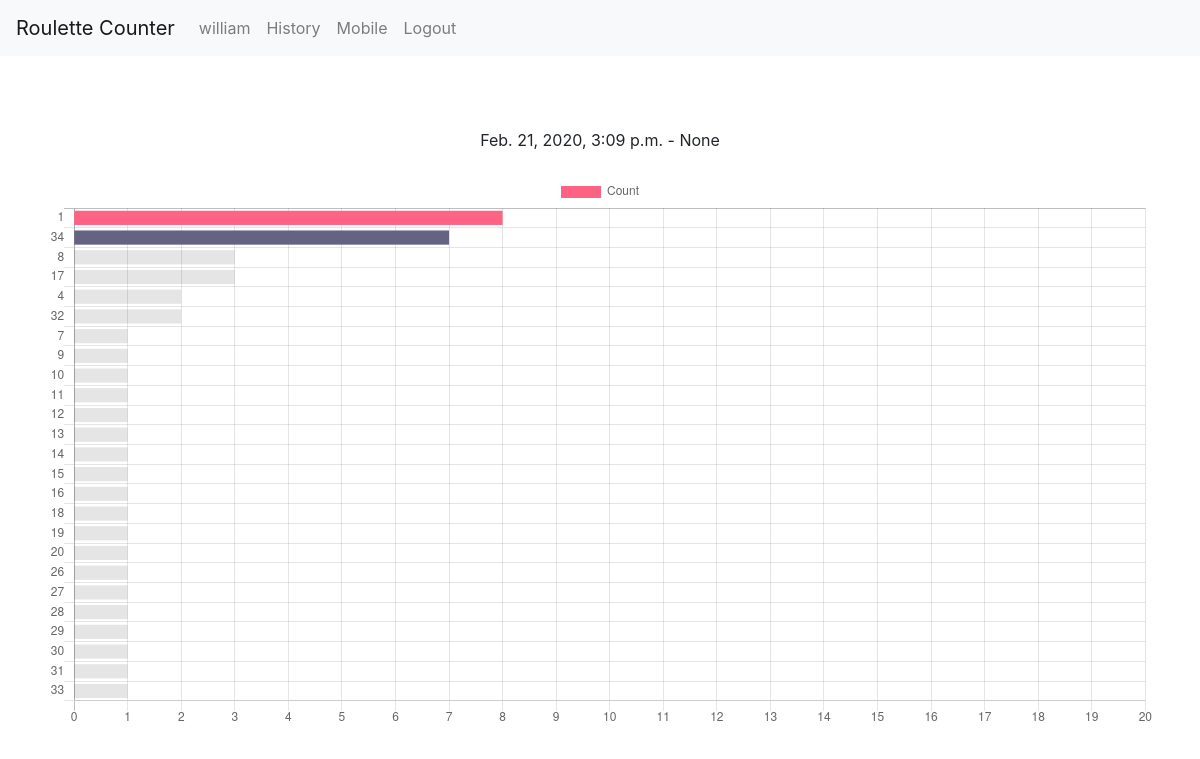
Before: /history (signed in) with the older database file.
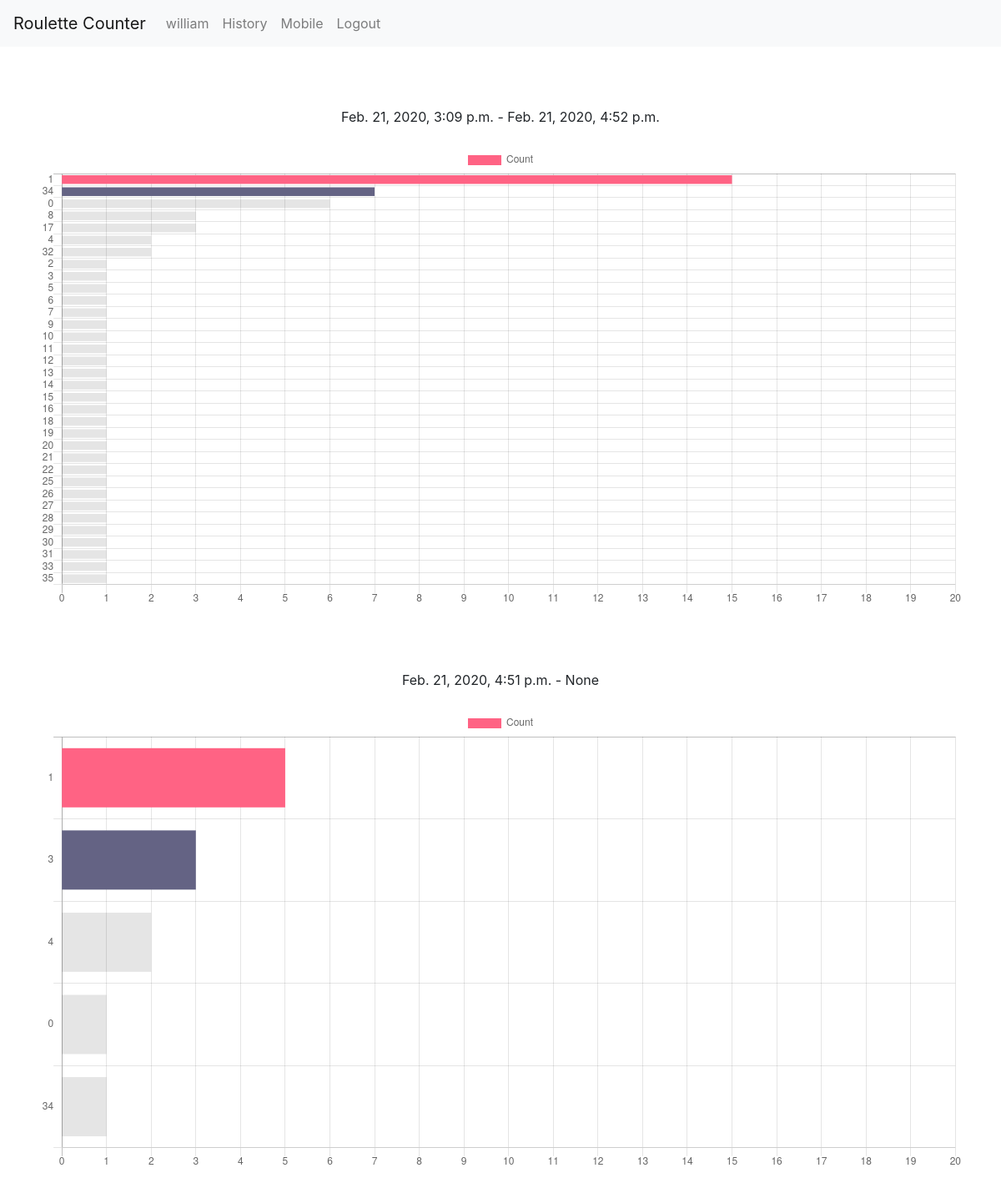
After: the same page with the newer database file.
### roulettecounter/models.py (models this page shows, shortened)
class Session(models.Model):
    date_start = models.DateTimeField()
    date_end = models.DateTimeField(null=True, default=None)
    user = models.ForeignKey(User, null=True, on_delete=models.CASCADE)
    board_stat = models.ForeignKey(BoardStat, null=True, on_delete=models.CASCADE)
    '''
    Returns the current session, otherwise returns None if we're currently not in a session
    '''

### roulettecounter/views.py (the view)
# urls.py: path('history', views.history_request, name="history"),
def history_request(request):
    if not request.user.is_authenticated:
        messages.error(request, "Must be logged in to show history.")
        return redirect("roulettecounter:home")
    context = {}
    context["sessions"] = []
    sessions = Session.objects.filter(user=get_user(request)).order_by('-date_end')
    for session in sessions:
        labels, data = get_hot_numbers(request, session)
        context["sessions"].append([session, labels, data])
        print(labels)
        print(data)
    return render(request=request, template_name="roulettecounter/history.html", context=context)

### roulettecounter/views.py (called while the page is built)
def get_hot_numbers(request, session, limit=37):
    hot_numbers = []
    for number_stat in NumberStat.objects.filter(session=session):
        if number_stat.appearances > 0:
            hot_numbers.append((number_stat.number, number_stat.appearances))
    hot_numbers.sort(key=itemgetter(1), reverse=True)
    labels = [e[0] for e in hot_numbers][:limit]
    data = [e[1] for e in hot_numbers][:limit]
    return labels, data

### roulettecounter/templates/roulettecounter/history.html (shortened to what this page needs)
{% extends "roulettecounter/base.html" %}
{% block content %}
{% for session in sessions %}
  {% if session.1 %}
    <br>
    <br>
    <div class="d-flex justify-content-center">{{session.0.date_start}} - {{session.0.date_end}}</div>
    <br>
    {% include "roulettecounter/includes/hotnumbers.html" with chartName=session.0.date_end data=session.2 labels=session.1 %}
    <br>
  {% endif %}
{% endfor %}
{% endblock %}

### roulettecounter/templates/roulettecounter/base.html (shortened to what this page needs)
<!doctype html>
<html lang="en">
<head>
    <link rel="stylesheet" href="https://stackpath.bootstrapcdn.com/bootstrap/4.4.1/css/bootstrap.min.css"
>
</head>
<body>
{% include "roulettecounter/includes/navbar.html" %}
{% include "roulettecounter/includes/messages.html" %}
<div class="container-sm" style="position: relative">
    <br>
    {% block content %}
    {% endblock %}
</div>
</body>
</html>

### roulettecounter/templates/roulettecounter/includes/navbar.html (shortened to what this page needs)
<nav class="navbar navbar-expand-lg navbar-light bg-light">
    <a class="navbar-brand" href="/">Roulette Counter</a>
    <div class="collapse navbar-collapse" id="navbarSupportedContent">
        <ul class="navbar-nav mr-auto">
            {% if user.is_authenticated %}
            <li class="nav-item">
                <a class="nav-link" href="/">{{user.username}}</a>
            </li>
            <li class="nav-item">
                <a class="nav-link" href="/history">History</a>
            </li>
            <li class="nav-item">
                <a class="nav-link" href="/mobile">Mobile</a>
            </li>
            <li class="nav-item">
                <a class="nav-link" href="/logout">Logout</a>
            </li>
            {% endif %}
        </ul>
    </div>
</nav>

### roulettecounter/templates/roulettecounter/includes/messages.html (shortened to what this page needs)
<div class="position-absolute w-100 d-flex flex-column p-4">
</div>

### roulettecounter/templates/roulettecounter/includes/hotnumbers.html (shortened to what this page needs)
<canvas id="{{chartName}}"></canvas>
<script>
  var ctx = document.getElementById("{{chartName}}").getContext('2d');
  var chart = new Chart(ctx, {
    // The type of chart we want to create
    type: 'horizontalBar',
    // The data for our dataset
    data: {
      labels: {{ labels|safe }},
      datasets: [{
        label: 'Count',
        backgroundColor: [
          'rgb(255, 99, 132)',
          'rgb(100, 99, 132)'
        ],
        // borderColor: 'rgb(255, 99, 132)',
        data: {{ data|safe }}
      }]
    },
    // Configuration options go here
    options: {
      scales: {
        xAxes: [{
          ticks: {
            beginAtZero: true,
            stepSize: 1,
            suggestedMin: 0,
            suggestedMax: 20
          }
        }]
      }
    }
  });
</script>

Changed rows visible on the page:
changed Session: date_end "None" → "Feb. 21, 2020, 4:52 p.m."
added Session: date_start "Feb. 21, 2020, 4:51 p.m.", date_end "None"
Other visible differences:
chart data {{ labels|safe }}: [1, 34, 8, 17, 4, 32, 7, 9, 10, 11, 12, 13, 14, 15, 16, 18, 19, 20, 26, 27, 28, 29, 30, 31, 33] → [1, 34, 0, 8, 17, 4, 32, 2, 3, 5, 6, 7, 9, 10, 11, 12, 13, 14, 15, 16, 18, 19, 20, 21, 22, 25, 26, 27, 28, 29, 30, 31, 33, 35], [1, 3, 4, 0, 34]
chart data {{ data|safe }}: [8, 7, 3, 3, 2, 2, 1, 1, 1, 1, 1, 1, 1, 1, 1, 1, 1, 1, 1, 1, 1, 1, 1, 1, 1] → [15, 7, 6, 3, 3, 2, 2, 1, 1, 1, 1, 1, 1, 1, 1, 1, 1, 1, 1, 1, 1, 1, 1, 1, 1, 1, 1, 1, 1, 1, 1, 1, 1, 1], [5, 3, 2, 1, 1]
